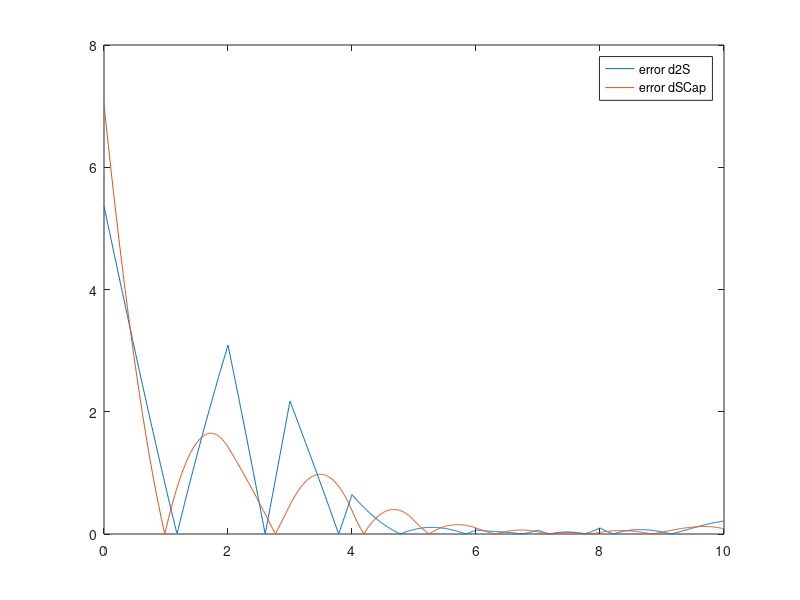

MATLAB code to generate this figure:
t = [0 1 2 3 4 5 6 7 8 9 10];
f = [.0000 .8415 .09093 .1411 -.7568 -.9589 -.2794 .6570 .9894 .4121 -.5440];

% Interpolate D0 and evaluate second derivative at each t
S = spline(t, f);
[breaks, coefs, l, k, d] = unmkpp(S);

derivative = zeros(l, k-2);
for i = 1:l
  c = coefs(i, :);
  derivative(i, :) = polyder(polyder(c));
end
d2S = mkpp(breaks, derivative);

% Calculate second derivative using spline-on-spline
derivative = zeros(l, k-1);
for i = 1:l
  c = coefs(i, :);
  derivative(i, :) = polyder(c);
end
dS = mkpp(breaks, derivative);
df = ppval(dS, t);

SCap = spline(t, df);
[breaks, coefs, l, k, d] = unmkpp(SCap);

derivative = zeros(l, k-1);
for i = 1:l
  c = coefs(i, :);
  derivative(i, :) = polyder(c);
end
dSCap = mkpp(breaks, derivative);

% Plot graphs and absolute errors
points = linspace(0, 10, 1001);
y_d2sin = -sin(points);
y_d2S = ppval(d2S, points);
y_dSCap = ppval(dSCap, points);

plot(points, y_d2sin, 'r', points, y_d2S, 'g', points, y_dSCap, 'b');
legend('-sin (real second derivative)', 'd2S (second derivative)', 'dSCap (spline-on-spline)');

e_d2S = abs(y_d2sin - y_d2S);
e_dSCap = abs(y_d2sin - y_dSCap);
plot(points, e_d2S, points, e_dSCap);
legend('error d2S', 'error dSCap');

fprintf('Max error in d2S = %d\n', max(e_d2S));
fprintf('Max error in dSCap = %d\n', max(e_dSCap));

% OUTPUT:
% Max error in d2S   = 5.362533e+00
% Max error in dSCap = 7.029201e+00